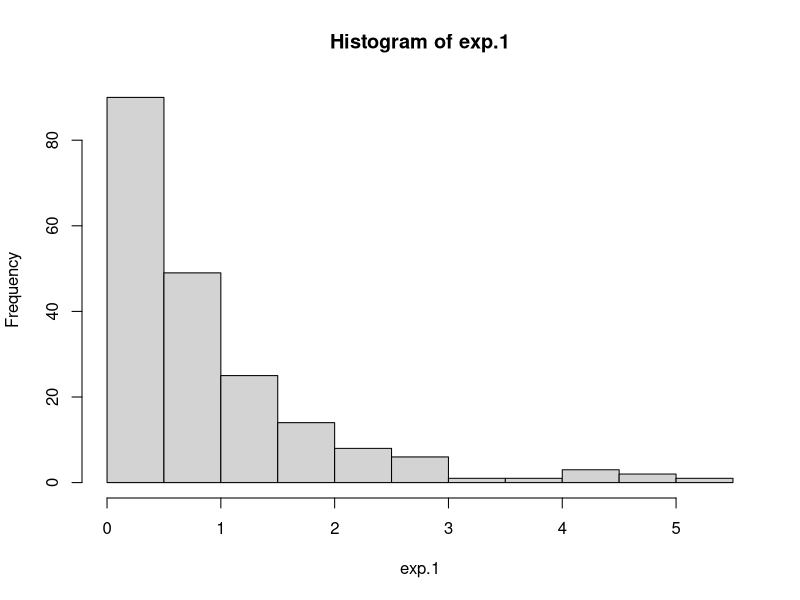
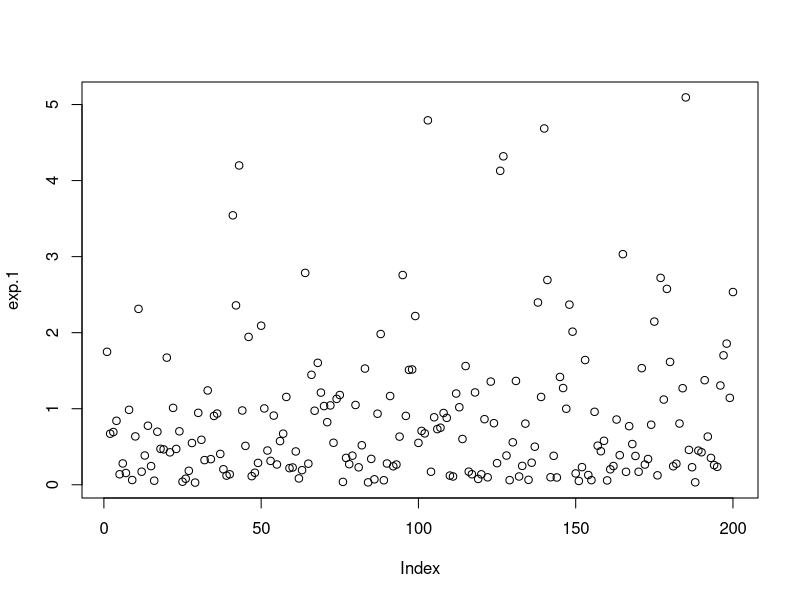
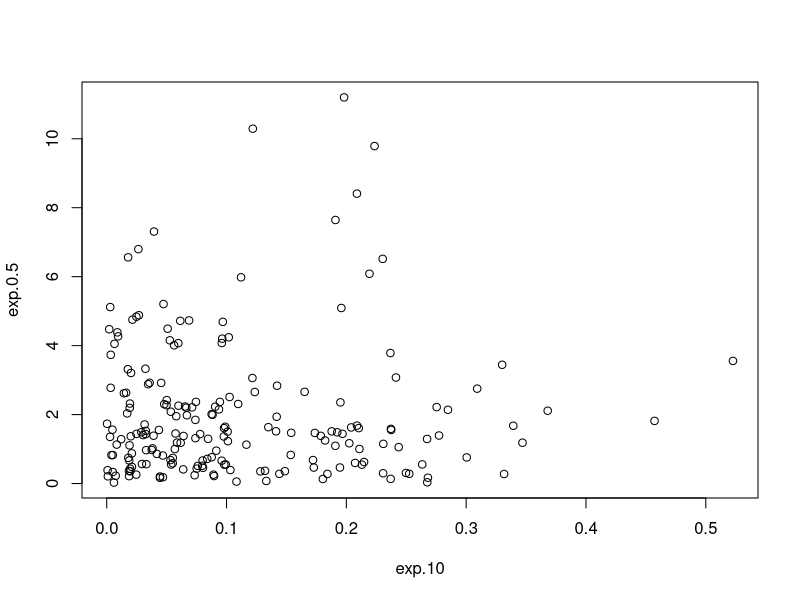
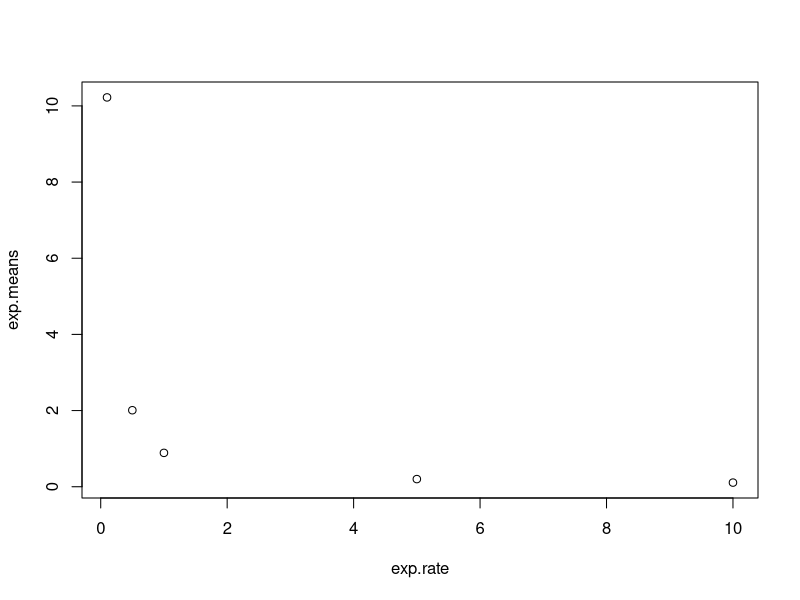
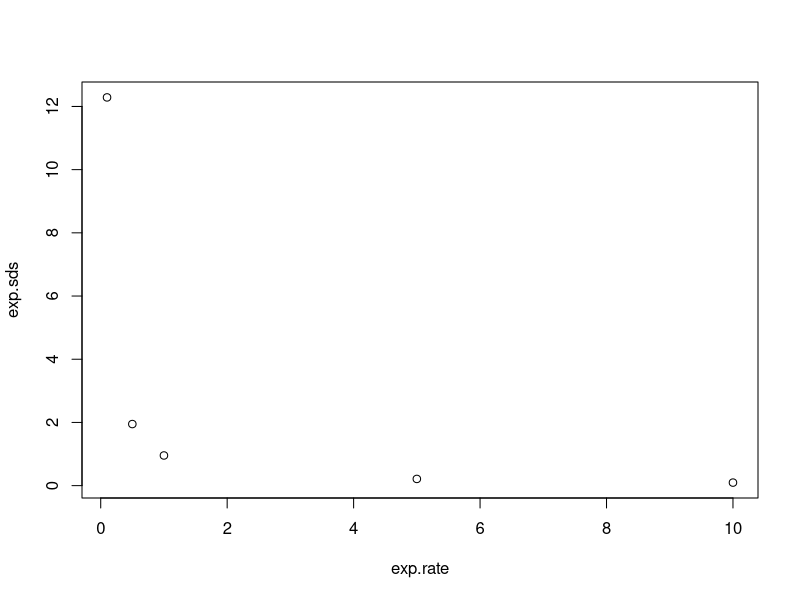
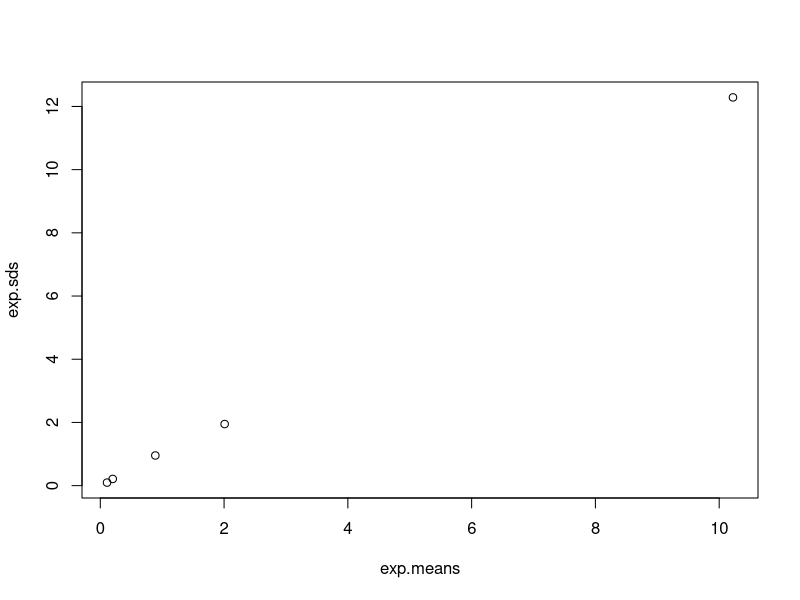
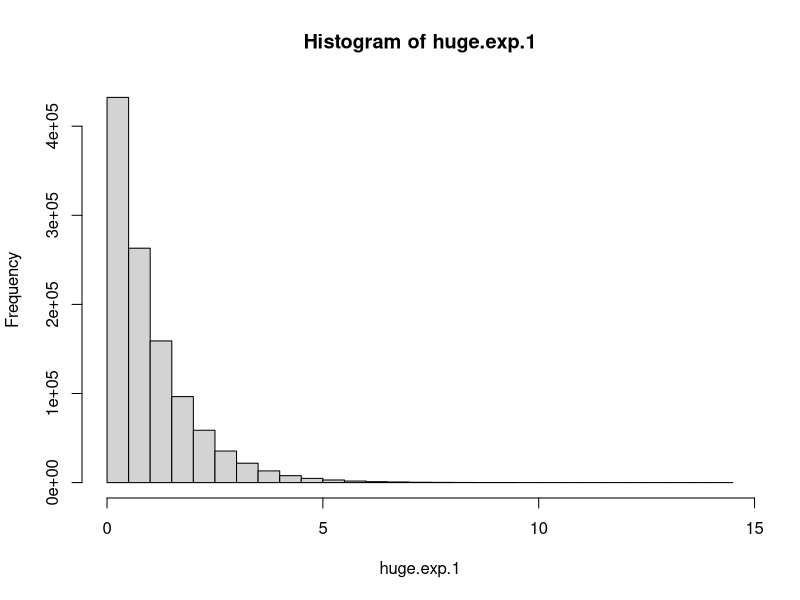
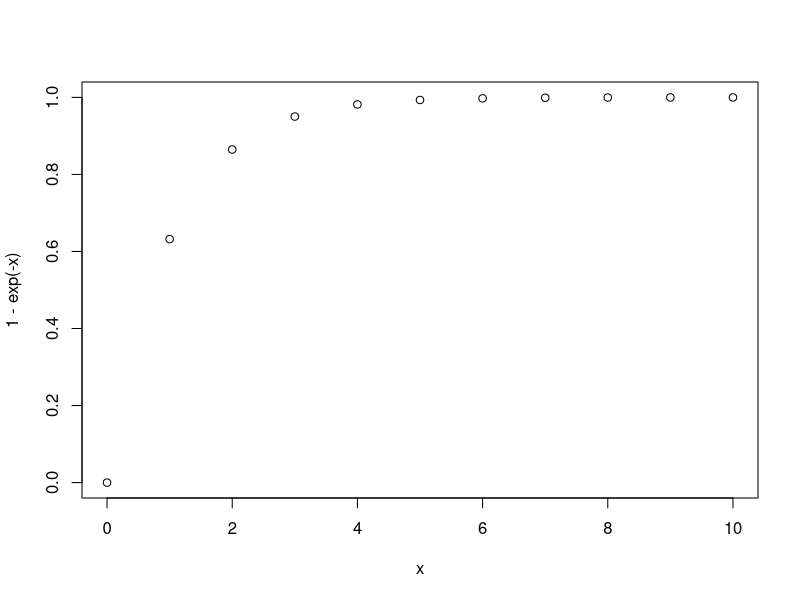

Write the R code that produced these figures, in order.
## ---- chunk 1
exp.1 <- rexp(n=200)
#Среднее
mean(exp.1) 
#Стандартное отклонение:
sd(exp.1)
## ---- chunk 2
#Для λ=0.1
exp.0.1 <- rexp(n=200, rate=0.1)
mean(exp.0.1); sd(exp.0.1)

#Для λ=0.5
exp.0.5 <- rexp(n=200, rate=0.5)
mean(exp.0.5); sd(exp.0.5)

#Для λ=5
exp.5 <- rexp(n=200, rate=5)
mean(exp.5); sd(exp.5)

#Для λ=10
exp.10 <- rexp(n=200, rate=10)
mean(exp.10); sd(exp.10)
## ---- chunk 3
hist(exp.1)
## ---- chunk 4
plot(exp.1)
## ---- chunk 5
plot(exp.10, exp.0.5)
## ---- chunk 6
exp.means <- c(mean(exp.1), mean(exp.0.1), mean(exp.0.5), mean(exp.5), mean(exp.10))
exp.rate <- c(1, 0.1, 0.5, 5, 10)
plot(exp.rate, exp.means)
## ---- chunk 7
exp.sds <- c(sd(exp.1), sd(exp.0.1), sd(exp.0.5), sd(exp.5), sd(exp.10))
plot(exp.rate, exp.sds)

## ---- chunk 8
plot(exp.means, exp.sds)
## ---- chunk 9
huge.exp.1 <- rexp(n = 1100000)
mean(huge.exp.1); sd(huge.exp.1)
## ---- chunk 10
hist(huge.exp.1)
x <- 0:10
plot(x,1-exp(-x))
## ---- chunk 11
mean(huge.exp.1[huge.exp.1>1])
min(huge.exp.1)
min(huge.exp.1[huge.exp.1>1])

## ---- chunk 12
huge.exp.1.mat <- matrix(huge.exp.1, nrow = 1100, ncol = 1000)
hist(huge.exp.1.mat)
## ---- chunk 13
mean(huge.exp.1.mat[,137])
## ---- chunk 14
huge.exp.1.mat.colMeans <- colMeans(huge.exp.1.mat)
hist(huge.exp.1.mat.colMeans)
## ---- chunk 15
huge.exp.1.square <- huge.exp.1^2
mean(huge.exp.1.square); sd(huge.exp.1.square)
